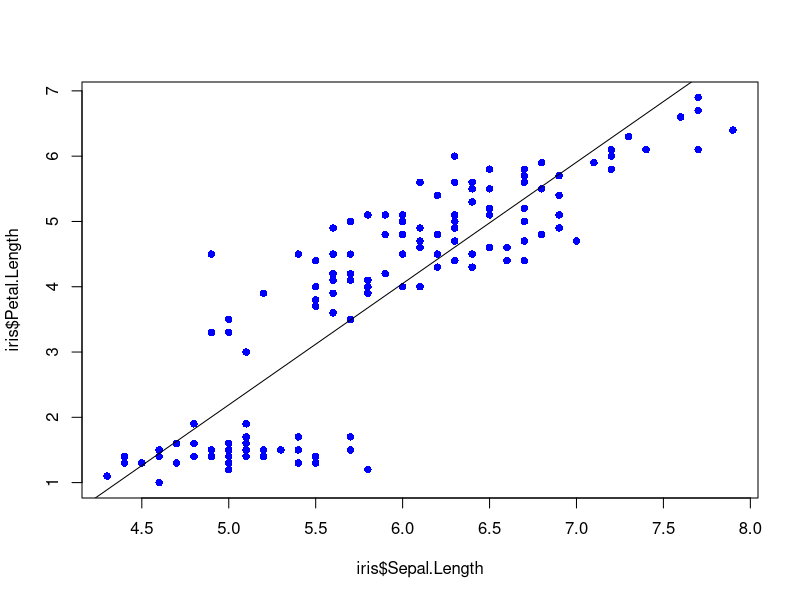

Here is the R script that generated this plot:
#REGRESSION#
data(iris)
iris

#Linear regression- with single X variable
fit1=lm(Petal.Length~Sepal.Length, data=iris)

#Checking model perfomance 
summary(fit1)


plot(x= iris$Sepal.Length, y = iris$Petal.Length, pch = 16, col = "blue") #Plot the results
abline(fit1) #Add a regression line
